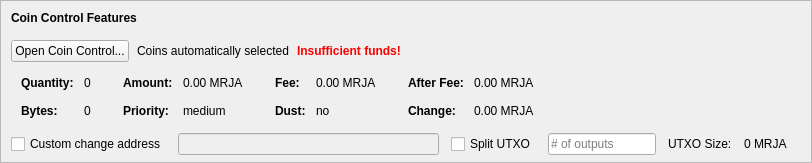
    <widget class="QFrame" name="frameCoinControl">
     <property name="sizePolicy">
      <sizepolicy hsizetype="Expanding" vsizetype="Expanding">
       <horstretch>0</horstretch>
       <verstretch>0</verstretch>
      </sizepolicy>
     </property>
     <property name="maximumSize">
      <size>
       <width>16777215</width>
       <height>16777215</height>
      </size>
     </property>
     <property name="frameShape">
      <enum>QFrame::StyledPanel</enum>
     </property>
     <property name="frameShadow">
      <enum>QFrame::Sunken</enum>
     </property>
     <layout class="QVBoxLayout" name="verticalLayoutCoinControl2">
      <property name="spacing">
       <number>0</number>
      </property>
      <property name="leftMargin">
       <number>0</number>
      </property>
      <property name="topMargin">
       <number>0</number>
      </property>
      <property name="rightMargin">
       <number>0</number>
      </property>
      <property name="bottomMargin">
       <number>6</number>
      </property>
      <item>
       <layout class="QVBoxLayout" name="verticalLayoutCoinControl" stretch="0,0,0,0,1">
        <property name="spacing">
         <number>0</number>
        </property>
        <property name="leftMargin">
         <number>10</number>
        </property>
        <property name="topMargin">
         <number>10</number>
        </property>
        <item>
         <layout class="QHBoxLayout" name="horizontalLayoutCoinControl1">
          <property name="bottomMargin">
           <number>15</number>
          </property>
          <item>
           <widget class="QLabel" name="labelCoinControlFeatures">
            <property name="sizePolicy">
             <sizepolicy hsizetype="Preferred" vsizetype="Maximum">
              <horstretch>0</horstretch>
              <verstretch>0</verstretch>
             </sizepolicy>
            </property>
            <property name="font">
             <font>
              <weight>75</weight>
              <bold>true</bold>
             </font>
            </property>
            <property name="styleSheet">
             <string notr="true">font-weight:bold;</string>
            </property>
            <property name="text">
             <string>Coin Control Features</string>
            </property>
           </widget>
          </item>
         </layout>
        </item>
        <item>
         <layout class="QHBoxLayout" name="horizontalLayoutCoinControl2" stretch="0,0,0,0">
          <property name="spacing">
           <number>8</number>
          </property>
          <property name="bottomMargin">
           <number>10</number>
          </property>
          <item>
           <widget class="QPushButton" name="pushButtonCoinControl">
            <property name="styleSheet">
             <string notr="true"/>
            </property>
            <property name="text">
             <string>Open Coin Control...</string>
            </property>
            <property name="autoDefault">
             <bool>false</bool>
            </property>
           </widget>
          </item>
          <item>
           <widget class="QLabel" name="labelCoinControlAutomaticallySelected">
            <property name="text">
             <string>Coins automatically selected</string>
            </property>
            <property name="margin">
             <number>5</number>
            </property>
           </widget>
          </item>
          <item>
           <widget class="QLabel" name="labelCoinControlInsuffFunds">
            <property name="font">
             <font>
              <weight>75</weight>
              <bold>true</bold>
             </font>
            </property>
            <property name="styleSheet">
             <string notr="true">color:red;font-weight:bold;</string>
            </property>
            <property name="text">
             <string>Insufficient funds!</string>
            </property>
            <property name="margin">
             <number>5</number>
            </property>
           </widget>
          </item>
          <item>
           <spacer name="horizontalSpacerCoinControl">
            <property name="orientation">
             <enum>Qt::Horizontal</enum>
            </property>
            <property name="sizeHint" stdset="0">
             <size>
              <width>40</width>
              <height>1</height>
             </size>
            </property>
           </spacer>
          </item>
         </layout>
        </item>
        <item>
         <widget class="QWidget" name="widgetCoinControl" native="true">
          <property name="sizePolicy">
           <sizepolicy hsizetype="Preferred" vsizetype="Preferred">
            <horstretch>0</horstretch>
            <verstretch>0</verstretch>
           </sizepolicy>
          </property>
          <property name="minimumSize">
           <size>
            <width>0</width>
            <height>0</height>
           </size>
          </property>
          <property name="styleSheet">
           <string notr="true"/>
          </property>
          <layout class="QHBoxLayout" name="horizontalLayoutCoinControl5">
           <property name="leftMargin">
            <number>0</number>
           </property>
           <property name="topMargin">
            <number>0</number>
           </property>
           <property name="rightMargin">
            <number>0</number>
           </property>
           <property name="bottomMargin">
            <number>0</number>
           </property>
           <item>
            <layout class="QHBoxLayout" name="horizontalLayoutCoinControl3" stretch="0,0,0,1">
             <property name="spacing">
              <number>20</number>
             </property>
             <property name="topMargin">
              <number>0</number>
             </property>
             <property name="bottomMargin">
              <number>10</number>
             </property>
             <item>
              <layout class="QFormLayout" name="formLayoutCoinControl1">
               <property name="horizontalSpacing">
                <number>10</number>
               </property>
               <property name="verticalSpacing">
                <number>14</number>
               </property>
               <property name="leftMargin">
                <number>10</number>
               </property>
               <property name="topMargin">
                <number>4</number>
               </property>
               <property name="rightMargin">
                <number>6</number>
               </property>
               <item row="0" column="0">
                <widget class="QLabel" name="labelCoinControlQuantityText">
                 <property name="font">
                  <font>
                   <weight>75</weight>
                   <bold>true</bold>
                  </font>
                 </property>
                 <property name="text">
                  <string>Quantity:</string>
                 </property>
                 <property name="margin">
                  <number>0</number>
                 </property>
                </widget>
               </item>
               <item row="0" column="1">
                <widget class="QLabel" name="labelCoinControlQuantity">
                 <property name="cursor">
                  <cursorShape>IBeamCursor</cursorShape>
                 </property>
                 <property name="contextMenuPolicy">
                  <enum>Qt::ActionsContextMenu</enum>
                 </property>
                 <property name="text">
                  <string notr="true">0</string>
                 </property>
                 <property name="margin">
                  <number>0</number>
                 </property>
                 <property name="textInteractionFlags">
                  <set>Qt::LinksAccessibleByMouse|Qt::TextSelectableByKeyboard|Qt::TextSelectableByMouse</set>
                 </property>
                </widget>
               </item>
               <item row="1" column="0">
                <widget class="QLabel" name="labelCoinControlBytesText">
                 <property name="font">
                  <font>
                   <weight>75</weight>
                   <bold>true</bold>
                  </font>
                 </property>
                 <property name="text">
                  <string>Bytes:</string>
                 </property>
                </widget>
               </item>
               <item row="1" column="1">
                <widget class="QLabel" name="labelCoinControlBytes">
                 <property name="cursor">
                  <cursorShape>IBeamCursor</cursorShape>
                 </property>
                 <property name="contextMenuPolicy">
                  <enum>Qt::ActionsContextMenu</enum>
                 </property>
                 <property name="text">
                  <string notr="true">0</string>
                 </property>
                 <property name="textInteractionFlags">
                  <set>Qt::LinksAccessibleByMouse|Qt::TextSelectableByKeyboard|Qt::TextSelectableByMouse</set>
                 </property>
                </widget>
               </item>
              </layout>
             </item>
             <item>
              <layout class="QFormLayout" name="formLayoutCoinControl2">
               <property name="horizontalSpacing">
                <number>10</number>
               </property>
               <property name="verticalSpacing">
                <number>14</number>
               </property>
               <property name="leftMargin">
                <number>6</number>
               </property>
               <property name="topMargin">
                <number>4</number>
               </property>
               <property name="rightMargin">
                <number>6</number>
               </property>
               <item row="0" column="0">
                <widget class="QLabel" name="labelCoinControlAmountText">
                 <property name="font">
                  <font>
                   <weight>75</weight>
                   <bold>true</bold>
                  </font>
                 </property>
                 <property name="text">
                  <string>Amount:</string>
                 </property>
                 <property name="margin">
                  <number>0</number>
                 </property>
                </widget>
               </item>
               <item row="0" column="1">
                <widget class="QLabel" name="labelCoinControlAmount">
                 <property name="cursor">
                  <cursorShape>IBeamCursor</cursorShape>
                 </property>
                 <property name="contextMenuPolicy">
                  <enum>Qt::ActionsContextMenu</enum>
                 </property>
                 <property name="text">
                  <string notr="true">0.00 MRJA</string>
                 </property>
                 <property name="textInteractionFlags">
                  <set>Qt::LinksAccessibleByMouse|Qt::TextSelectableByKeyboard|Qt::TextSelectableByMouse</set>
                 </property>
                </widget>
               </item>
               <item row="1" column="0">
                <widget class="QLabel" name="labelCoinControlPriorityText">
                 <property name="font">
                  <font>
                   <weight>75</weight>
                   <bold>true</bold>
                  </font>
                 </property>
                 <property name="text">
                  <string>Priority:</string>
                 </property>
                </widget>
               </item>
               <item row="1" column="1">
                <widget class="QLabel" name="labelCoinControlPriority">
                 <property name="cursor">
                  <cursorShape>IBeamCursor</cursorShape>
                 </property>
                 <property name="contextMenuPolicy">
                  <enum>Qt::ActionsContextMenu</enum>
                 </property>
                 <property name="text">
                  <string>medium</string>
                 </property>
                 <property name="textInteractionFlags">
                  <set>Qt::LinksAccessibleByMouse|Qt::TextSelectableByKeyboard|Qt::TextSelectableByMouse</set>
                 </property>
                </widget>
               </item>
              </layout>
             </item>
             <item>
              <layout class="QFormLayout" name="formLayoutCoinControl3">
               <property name="horizontalSpacing">
                <number>10</number>
               </property>
               <property name="verticalSpacing">
                <number>14</number>
               </property>
               <property name="leftMargin">
                <number>6</number>
               </property>
               <property name="topMargin">
                <number>4</number>
               </property>
               <property name="rightMargin">
                <number>6</number>
               </property>
               <item row="0" column="0">
                <widget class="QLabel" name="labelCoinControlFeeText">
                 <property name="font">
                  <font>
                   <weight>75</weight>
                   <bold>true</bold>
                  </font>
                 </property>
                 <property name="text">
                  <string>Fee:</string>
                 </property>
                 <property name="margin">
                  <number>0</number>
                 </property>
                </widget>
               </item>
               <item row="0" column="1">
                <widget class="QLabel" name="labelCoinControlFee">
                 <property name="cursor">
                  <cursorShape>IBeamCursor</cursorShape>
                 </property>
                 <property name="contextMenuPolicy">
                  <enum>Qt::ActionsContextMenu</enum>
                 </property>
                 <property name="text">
                  <string notr="true">0.00 MRJA</string>
                 </property>
                 <property name="textInteractionFlags">
                  <set>Qt::LinksAccessibleByMouse|Qt::TextSelectableByKeyboard|Qt::TextSelectableByMouse</set>
                 </property>
                </widget>
               </item>
               <item row="1" column="0">
                <widget class="QLabel" name="labelCoinControlLowOutputText">
                 <property name="font">
                  <font>
                   <weight>75</weight>
                   <bold>true</bold>
                  </font>
                 </property>
                 <property name="text">
                  <string>Dust:</string>
                 </property>
                </widget>
               </item>
               <item row="1" column="1">
                <widget class="QLabel" name="labelCoinControlLowOutput">
                 <property name="cursor">
                  <cursorShape>IBeamCursor</cursorShape>
                 </property>
                 <property name="contextMenuPolicy">
                  <enum>Qt::ActionsContextMenu</enum>
                 </property>
                 <property name="text">
                  <string>no</string>
                 </property>
                 <property name="textInteractionFlags">
                  <set>Qt::LinksAccessibleByMouse|Qt::TextSelectableByKeyboard|Qt::TextSelectableByMouse</set>
                 </property>
                </widget>
               </item>
              </layout>
             </item>
             <item>
              <layout class="QFormLayout" name="formLayoutCoinControl4">
               <property name="horizontalSpacing">
                <number>10</number>
               </property>
               <property name="verticalSpacing">
                <number>14</number>
               </property>
               <property name="leftMargin">
                <number>6</number>
               </property>
               <property name="topMargin">
                <number>4</number>
               </property>
               <property name="rightMargin">
                <number>6</number>
               </property>
               <item row="0" column="0">
                <widget class="QLabel" name="labelCoinControlAfterFeeText">
                 <property name="font">
                  <font>
                   <weight>75</weight>
                   <bold>true</bold>
                  </font>
                 </property>
                 <property name="text">
                  <string>After Fee:</string>
                 </property>
                 <property name="margin">
                  <number>0</number>
                 </property>
                </widget>
               </item>
               <item row="0" column="1">
                <widget class="QLabel" name="labelCoinControlAfterFee">
                 <property name="cursor">
                  <cursorShape>IBeamCursor</cursorShape>
                 </property>
                 <property name="contextMenuPolicy">
                  <enum>Qt::ActionsContextMenu</enum>
                 </property>
                 <property name="text">
                  <string notr="true">0.00 MRJA</string>
                 </property>
                 <property name="textInteractionFlags">
                  <set>Qt::LinksAccessibleByMouse|Qt::TextSelectableByKeyboard|Qt::TextSelectableByMouse</set>
                 </property>
                </widget>
               </item>
               <item row="1" column="0">
                <widget class="QLabel" name="labelCoinControlChangeText">
                 <property name="font">
                  <font>
                   <weight>75</weight>
                   <bold>true</bold>
                  </font>
                 </property>
                 <property name="text">
                  <string>Change:</string>
                 </property>
                </widget>
               </item>
               <item row="1" column="1">
                <widget class="QLabel" name="labelCoinControlChange">
                 <property name="cursor">
                  <cursorShape>IBeamCursor</cursorShape>
                 </property>
                 <property name="contextMenuPolicy">
                  <enum>Qt::ActionsContextMenu</enum>
                 </property>
                 <property name="text">
                  <string notr="true">0.00 MRJA</string>
                 </property>
                 <property name="textInteractionFlags">
                  <set>Qt::LinksAccessibleByMouse|Qt::TextSelectableByKeyboard|Qt::TextSelectableByMouse</set>
                 </property>
                </widget>
               </item>
              </layout>
             </item>
            </layout>
           </item>
          </layout>
         </widget>
        </item>
        <item>
         <layout class="QHBoxLayout" name="horizontalLayoutCoinControl4" stretch="0,0,0,0,0,0,0">
          <property name="spacing">
           <number>12</number>
          </property>
          <property name="sizeConstraint">
           <enum>QLayout::SetDefaultConstraint</enum>
          </property>
          <property name="topMargin">
           <number>5</number>
          </property>
          <property name="rightMargin">
           <number>5</number>
          </property>
          <item>
           <widget class="QCheckBox" name="checkBoxCoinControlChange">
            <property name="toolTip">
             <string>If this is activated, but the change address is empty or invalid, change will be sent to a newly generated address.</string>
            </property>
            <property name="text">
             <string>Custom change address</string>
            </property>
           </widget>
          </item>
          <item>
           <widget class="QValidatedLineEdit" name="lineEditCoinControlChange">
            <property name="enabled">
             <bool>false</bool>
            </property>
            <property name="sizePolicy">
             <sizepolicy hsizetype="Expanding" vsizetype="Fixed">
              <horstretch>0</horstretch>
              <verstretch>0</verstretch>
             </sizepolicy>
            </property>
           </widget>
          </item>
          <item>
           <widget class="QCheckBox" name="splitBlockCheckBox">
            <property name="text">
             <string>Split UTXO</string>
            </property>
           </widget>
          </item>
          <item>
           <widget class="QLineEdit" name="splitBlockLineEdit">
            <property name="sizePolicy">
             <sizepolicy hsizetype="Fixed" vsizetype="Fixed">
              <horstretch>50</horstretch>
              <verstretch>0</verstretch>
             </sizepolicy>
            </property>
            <property name="placeholderText">
             <string># of outputs</string>
            </property>
           </widget>
          </item>
          <item>
           <widget class="QLabel" name="labelBlockSizeText">
            <property name="text">
             <string>UTXO Size:</string>
            </property>
           </widget>
          </item>
          <item>
           <widget class="QLabel" name="labelBlockSize">
            <property name="text">
             <string>0 MRJA</string>
            </property>
           </widget>
          </item>
          <item>
           <widget class="QLabel" name="labelCoinControlChangeLabel">
            <property name="sizePolicy">
             <sizepolicy hsizetype="Preferred" vsizetype="Expanding">
              <horstretch>0</horstretch>
              <verstretch>0</verstretch>
             </sizepolicy>
            </property>
            <property name="minimumSize">
             <size>
              <width>0</width>
              <height>0</height>
             </size>
            </property>
            <property name="text">
             <string/>
            </property>
            <property name="margin">
             <number>3</number>
            </property>
           </widget>
          </item>
         </layout>
        </item>
        <item>
         <spacer name="verticalSpacerCoinControl">
          <property name="orientation">
           <enum>Qt::Vertical</enum>
          </property>
          <property name="sizeHint" stdset="0">
           <size>
            <width>800</width>
            <height>1</height>
           </size>
          </property>
         </spacer>
        </item>
       </layout>
      </item>
     </layout>
    </widget>
